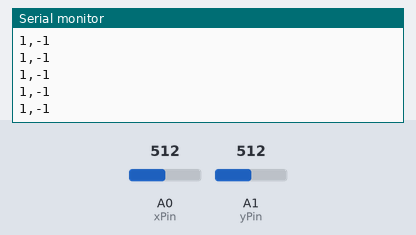
A sketch run on a simulated Arduino Uno, built with avr-gcc and run on an emulated ATmega328P. Shown: the last lines printed to the serial monitor. Inputs (shaded band) come from the test bench; at power-on: A0 (xPin) = 512, A1 (yPin) = 512. No radio packets arrive unless stated.

Above: at 1.2 s.
1.3 s: A0 (xPin) set to 716
At 1.32 s:
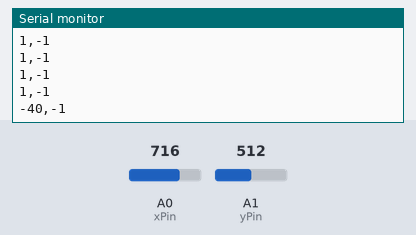
2.8 s: A1 (yPin) set to 716
At 2.83 s:
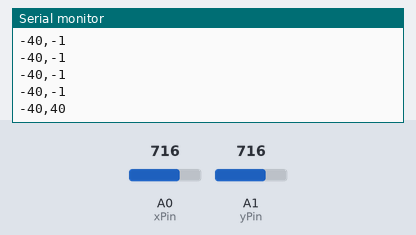
4.3 s: A0 (xPin) set to 900
At 4.35 s:
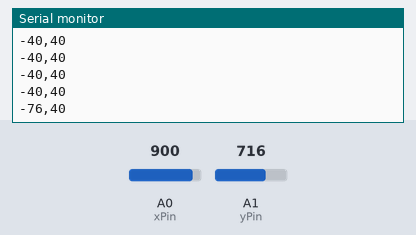
5.8 s: A1 (yPin) set to 900
At 5.8 s:
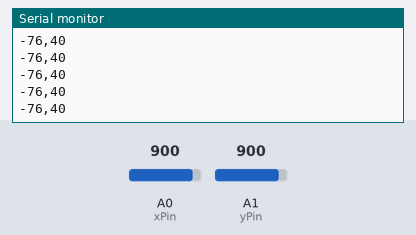
Timing chart, 0 to 8.3 s (numbered marks = the images above; inputs shaded):
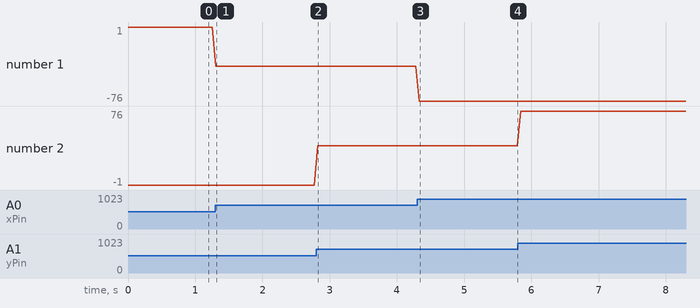

The sketch:

Transmit_joystick.ino
```cpp
// Import libraries for nRF24L01 radio module
#include <SPI.h>
#include <nRF24L01.h>
#include <RF24.h>

// Initialise nRF24L01
RF24 radio(7, 8); // CE, CSN
const byte address[6] = "00001"; // address for this node

int xPin = A0; // select the input pin for the potentiometer
int yPin = A1;
int xValue = 0; // variables to store the values coming from the joystick
int yValue = 0;

void setup() {
  Serial.begin(115200);
  radio.begin();
  radio.openWritingPipe(address);
  radio.setPALevel(RF24_PA_MIN);
  radio.stopListening();
}

void loop() {
  // read the joystick potentiometer values and set them to be within -100 to 100
  xValue = analogRead(xPin);
  yValue = analogRead(yPin);
  xValue = map(xValue,9,1018,100,-100);
  yValue = map(yValue,9,1018,-100,100);
  String xOutput = String(constrain(xValue,-100,100));
  String yOutput = String(constrain(yValue,-100,100));
  String message = xOutput + "," + yOutput;
  Serial.println(message);
  radio.write(&message, sizeof(message));
  delay(50);
}
```

Measured:
- after the input at 1.3 s, the serial monitor: prints a new line at once (image 1)
- after the input at 2.8 s, the serial monitor: prints a new line at once (image 2)
- after the input at 4.3 s, the serial monitor: prints a new line at once (image 3)
- plotted number 1: 1 → -40 after the input at 1.3 s, -40 → -76 after the input at 4.3 s
- plotted number 2: -1 → 40 after the input at 2.8 s, 40 → 76 after the input at 5.8 s
